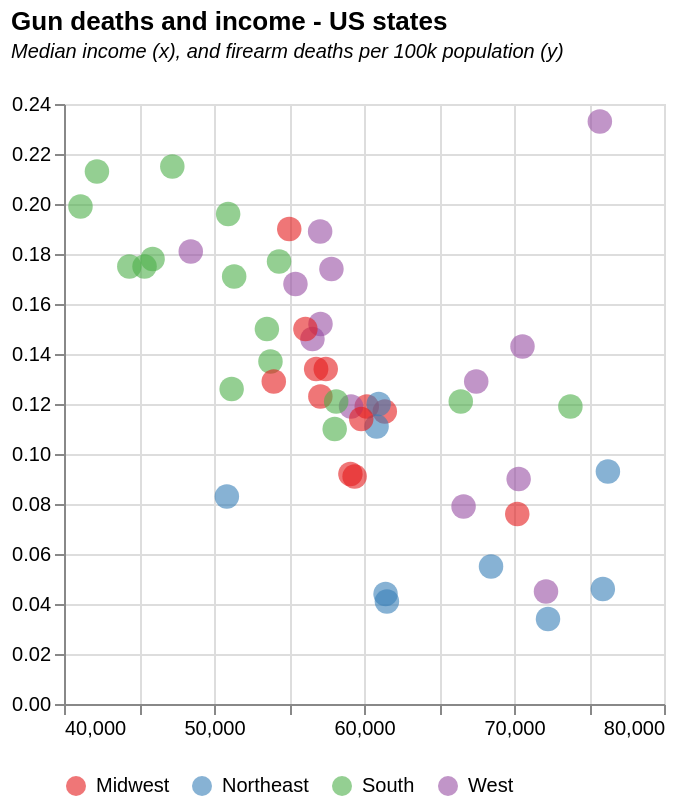

Describe this chart as a Vega-Lite specification.
### Vega-Lite specification from a JSON file in a GitHub repository (floating-point values rounded to 4 significant figures)
{"$schema": "https://vega.github.io/schema/vega-lite/v5.json", "description": "Various US measures state by state", "title": {"text": "Gun deaths and income - US states", "subtitle": ["Median income (x), and firearm deaths per 100k population (y)", ""], "subtitleFontStyle": "italic", "subtitleFontSize": 10, "anchor": "start", "color": "black"}, "data": {"values": [{"State": "Alabama", "StateInitials": "AL", "Gini": "0.472", "DeathRate": "21.5", "Firearms_vs_avg": "1.64700475", "medIncome": "47221", "Income_vs_med": "0.799827233", "ImprisonmentRate": "0.736", "PrisonRate": "1.264604811", "FirearmDeaths": "0.215", "GeographicDivision": "South"}, {"State": "Alaska", "StateInitials": "AK", "Gini": "0.422", "DeathRate": "23.3", "Firearms_vs_avg": "1.784893519", "medIncome": "75723", "Income_vs_med": "1.282592862", "ImprisonmentRate": "0.376", "PrisonRate": "0.64604811", "FirearmDeaths": "0.233", "GeographicDivision": "West"}, {"State": "Arizona", "StateInitials": "AZ", "Gini": "0.455", "DeathRate": "15.2", "Firearms_vs_avg": "1.164394055", "medIncome": "57100", "Income_vs_med": "0.967157303", "ImprisonmentRate": "0.764", "PrisonRate": "1.312714777", "FirearmDeaths": "0.152", "GeographicDivision": "West"}, {"State": "Arkansas", "StateInitials": "AR", "Gini": "0.458", "DeathRate": "17.8", "Firearms_vs_avg": "1.363566723", "medIncome": "45907", "Income_vs_med": "0.777570758", "ImprisonmentRate": "0.763", "PrisonRate": "1.310996564", "FirearmDeaths": "0.178", "GeographicDivision": "South"}, {"State": "California", "StateInitials": "CA", "Gini": "0.471", "DeathRate": "7.9", "Firearms_vs_avg": "0.605178489", "medIncome": "66637", "Income_vs_med": "1.128694592", "ImprisonmentRate": "0.43", "PrisonRate": "0.738831615", "FirearmDeaths": "0.079", "GeographicDivision": "West"}, {"State": "Colorado", "StateInitials": "CO", "Gini": "0.457", "DeathRate": "14.3", "Firearms_vs_avg": "1.095449671", "medIncome": "70566", "Income_vs_med": "1.195243822", "ImprisonmentRate": "0.46", "PrisonRate": "0.790378007", "FirearmDeaths": "0.143", "GeographicDivision": "West"}, {"State": "Connecticut", "StateInitials": "CT", "Gini": "0.486", "DeathRate": "4.6", "Firearms_vs_avg": "0.352382412", "medIncome": "75923", "Income_vs_med": "1.285980454", "ImprisonmentRate": "0.367", "PrisonRate": "0.630584192", "FirearmDeaths": "0.046", "GeographicDivision": "Northeast"}, {"State": "Delaware", "StateInitials": "DE", "Gini": "0.44", "DeathRate": "11", "Firearms_vs_avg": "0.842653593", "medIncome": "58046", "Income_vs_med": "0.983180609", "ImprisonmentRate": "0.544", "PrisonRate": "0.934707904", "FirearmDeaths": "0.11", "GeographicDivision": "South"}, {"State": "Florida", "StateInitials": "FL", "Gini": "0.474", "DeathRate": "12.6", "Firearms_vs_avg": "0.965221388", "medIncome": "51176", "Income_vs_med": "0.86681685", "ImprisonmentRate": "0.601", "PrisonRate": "1.032646048", "FirearmDeaths": "0.126", "GeographicDivision": "South"}, {"State": "Georgia", "StateInitials": "GA", "Gini": "0.468", "DeathRate": "15", "Firearms_vs_avg": "1.149073081", "medIncome": "53527", "Income_vs_med": "0.906637985", "ImprisonmentRate": "0.676", "PrisonRate": "1.161512027", "FirearmDeaths": "0.15", "GeographicDivision": "South"}, {"State": "Hawaii", "StateInitials": "HI", "Gini": "0.433", "DeathRate": "4.5", "Firearms_vs_avg": "0.344721924", "medIncome": "72133", "Income_vs_med": "1.221785599", "ImprisonmentRate": "0.323", "PrisonRate": "0.554982818", "FirearmDeaths": "0.045", "GeographicDivision": "West"}, {"State": "Idaho", "StateInitials": "ID", "Gini": "0.433", "DeathRate": "14.6", "Firearms_vs_avg": "1.118431132", "medIncome": "56564", "Income_vs_med": "0.958078558", "ImprisonmentRate": "0.587", "PrisonRate": "1.008591065", "FirearmDeaths": "0.146", "GeographicDivision": "West"}, {"State": "Illinois", "StateInitials": "IL", "Gini": "0.465", "DeathRate": "11.7", "Firearms_vs_avg": "0.896277003", "medIncome": "61386", "Income_vs_med": "1.039753383", "ImprisonmentRate": "0.442", "PrisonRate": "0.759450172", "FirearmDeaths": "0.117", "GeographicDivision": "Midwest"}, {"State": "Indiana", "StateInitials": "IN", "Gini": "0.44", "DeathRate": "15", "Firearms_vs_avg": "1.149073081", "medIncome": "56094", "Income_vs_med": "0.950117719", "ImprisonmentRate": "0.503", "PrisonRate": "0.864261168", "FirearmDeaths": "0.15", "GeographicDivision": "Midwest"}, {"State": "Iowa", "StateInitials": "IA", "Gini": "0.427", "DeathRate": "9.2", "Firearms_vs_avg": "0.704764823", "medIncome": "59094", "Income_vs_med": "1.000931588", "ImprisonmentRate": "0.373", "PrisonRate": "0.640893471", "FirearmDeaths": "0.092", "GeographicDivision": "Midwest"}, {"State": "Kansas", "StateInitials": "KS", "Gini": "0.445", "DeathRate": "13.4", "Firearms_vs_avg": "1.026505286", "medIncome": "56810", "Income_vs_med": "0.962245295", "ImprisonmentRate": "0.438", "PrisonRate": "0.75257732", "FirearmDeaths": "0.134", "GeographicDivision": "Midwest"}, {"State": "Kentucky", "StateInitials": "KY", "Gini": "0.466", "DeathRate": "17.5", "Firearms_vs_avg": "1.340585261", "medIncome": "45369", "Income_vs_med": "0.768458138", "ImprisonmentRate": "0.67", "PrisonRate": "1.151202749", "FirearmDeaths": "0.175", "GeographicDivision": "South"}, {"State": "Louisiana", "StateInitials": "LA", "Gini": "0.475", "DeathRate": "21.3", "Firearms_vs_avg": "1.631683775", "medIncome": "42196", "Income_vs_med": "0.714714003", "ImprisonmentRate": "0.997", "PrisonRate": "1.713058419", "FirearmDeaths": "0.213", "GeographicDivision": "South"}, {"State": "Maine", "StateInitials": "ME", "Gini": "0.437", "DeathRate": "8.3", "Firearms_vs_avg": "0.635820438", "medIncome": "50856", "Income_vs_med": "0.861396704", "ImprisonmentRate": "0.169", "PrisonRate": "0.290378007", "FirearmDeaths": "0.083", "GeographicDivision": "Northeast"}, {"State": "Maryland", "StateInitials": "MD", "Gini": "0.443", "DeathRate": "11.9", "Firearms_vs_avg": "0.911597978", "medIncome": "73760", "Income_vs_med": "1.249343654", "ImprisonmentRate": "0.424", "PrisonRate": "0.728522337", "FirearmDeaths": "0.119", "GeographicDivision": "South"}, {"State": "Massachusetts", "StateInitials": "MA", "Gini": "0.475", "DeathRate": "3.4", "Firearms_vs_avg": "0.260456565", "medIncome": "72266", "Income_vs_med": "1.224038348", "ImprisonmentRate": "0.195", "PrisonRate": "0.335051546", "FirearmDeaths": "0.034", "GeographicDivision": "Northeast"}, {"State": "Michigan", "StateInitials": "MI", "Gini": "0.451", "DeathRate": "12.3", "Firearms_vs_avg": "0.942239926", "medIncome": "57091", "Income_vs_med": "0.967004861", "ImprisonmentRate": "0.53", "PrisonRate": "0.910652921", "FirearmDeaths": "0.123", "GeographicDivision": "Midwest"}, {"State": "Minnesota", "StateInitials": "MN", "Gini": "0.44", "DeathRate": "7.6", "Firearms_vs_avg": "0.582197028", "medIncome": "70218", "Income_vs_med": "1.189349413", "ImprisonmentRate": "0.249", "PrisonRate": "0.427835052", "FirearmDeaths": "0.076", "GeographicDivision": "Midwest"}, {"State": "Mississippi", "StateInitials": "MS", "Gini": "0.468", "DeathRate": "19.9", "Firearms_vs_avg": "1.524436954", "medIncome": "41099", "Income_vs_med": "0.696133065", "ImprisonmentRate": "0.822", "PrisonRate": "1.412371134", "FirearmDeaths": "0.199", "GeographicDivision": "South"}, {"State": "Missouri", "StateInitials": "MO", "Gini": "0.455", "DeathRate": "19", "Firearms_vs_avg": "1.455492569", "medIncome": "55016", "Income_vs_med": "0.931858602", "ImprisonmentRate": "0.688", "PrisonRate": "1.182130584", "FirearmDeaths": "0.19", "GeographicDivision": "Midwest"}, {"State": "Montana", "StateInitials": "MT", "Gini": "0.435", "DeathRate": "18.9", "Firearms_vs_avg": "1.447832082", "medIncome": "57075", "Income_vs_med": "0.966733854", "ImprisonmentRate": "0.466", "PrisonRate": "0.800687285", "FirearmDeaths": "0.189", "GeographicDivision": "West"}, {"State": "Nebraska", "StateInitials": "NE", "Gini": "0.432", "DeathRate": "9.1", "Firearms_vs_avg": "0.697104336", "medIncome": "59374", "Income_vs_med": "1.005674215", "ImprisonmentRate": "0.364", "PrisonRate": "0.625429553", "FirearmDeaths": "0.091", "GeographicDivision": "Midwest"}, {"State": "Nevada", "StateInitials": "NV", "Gini": "0.448", "DeathRate": "16.8", "Firearms_vs_avg": "1.286961851", "medIncome": "55431", "Income_vs_med": "0.938887854", "ImprisonmentRate": "0.597", "PrisonRate": "1.025773196", "FirearmDeaths": "0.168", "GeographicDivision": "West"}, {"State": "New Hampshire", "StateInitials": "NH", "Gini": "0.425", "DeathRate": "9.3", "Firearms_vs_avg": "0.71242531", "medIncome": "76260", "Income_vs_med": "1.291688545", "ImprisonmentRate": "0.262", "PrisonRate": "0.450171821", "FirearmDeaths": "0.093", "GeographicDivision": "Northeast"}, {"State": "New Jersey", "StateInitials": "NJ", "Gini": "0.464", "DeathRate": "5.5", "Firearms_vs_avg": "0.421326796", "medIncome": "68468", "Income_vs_med": "1.15970799", "ImprisonmentRate": "0.284", "PrisonRate": "0.487972509", "FirearmDeaths": "0.055", "GeographicDivision": "Northeast"}, {"State": "New Mexico", "StateInitials": "NM", "Gini": "0.464", "DeathRate": "18.1", "Firearms_vs_avg": "1.386548184", "medIncome": "48451", "Income_vs_med": "0.820660919", "ImprisonmentRate": "0.438", "PrisonRate": "0.75257732", "FirearmDeaths": "0.181", "GeographicDivision": "West"}, {"State": "New York", "StateInitials": "NY", "Gini": "0.499", "DeathRate": "4.4", "Firearms_vs_avg": "0.337061437", "medIncome": "61437", "Income_vs_med": "1.040617219", "ImprisonmentRate": "0.325", "PrisonRate": "0.558419244", "FirearmDeaths": "0.044", "GeographicDivision": "Northeast"}, {"State": "North Carolina", "StateInitials": "NC", "Gini": "0.464", "DeathRate": "13.7", "Firearms_vs_avg": "1.049486747", "medIncome": "53764", "Income_vs_med": "0.910652281", "ImprisonmentRate": "0.438", "PrisonRate": "0.75257732", "FirearmDeaths": "0.137", "GeographicDivision": "South"}, {"State": "North Dakota", "StateInitials": "ND", "Gini": "0.433", "DeathRate": "11.9", "Firearms_vs_avg": "0.911597978", "medIncome": "60184", "Income_vs_med": "1.01939396", "ImprisonmentRate": "0.306", "PrisonRate": "0.525773196", "FirearmDeaths": "0.119", "GeographicDivision": "Midwest"}, {"State": "Ohio", "StateInitials": "OH", "Gini": "0.452", "DeathRate": "12.9", "Firearms_vs_avg": "0.98820285", "medIncome": "53985", "Income_vs_med": "0.914395569", "ImprisonmentRate": "0.578", "PrisonRate": "0.993127148", "FirearmDeaths": "0.129", "GeographicDivision": "Midwest"}, {"State": "Oklahoma", "StateInitials": "OK", "Gini": "0.454", "DeathRate": "19.6", "Firearms_vs_avg": "1.501455493", "medIncome": "50943", "Income_vs_med": "0.862870306", "ImprisonmentRate": "0.891", "PrisonRate": "1.530927835", "FirearmDeaths": "0.196", "GeographicDivision": "South"}, {"State": "Oregon", "StateInitials": "OR", "Gini": "0.449", "DeathRate": "11.9", "Firearms_vs_avg": "0.911597978", "medIncome": "59135", "Income_vs_med": "1.001626044", "ImprisonmentRate": "0.466", "PrisonRate": "0.800687285", "FirearmDeaths": "0.119", "GeographicDivision": "West"}, {"State": "Pennsylvania", "StateInitials": "PA", "Gini": "0.461", "DeathRate": "12", "Firearms_vs_avg": "0.919258465", "medIncome": "60979", "Income_vs_med": "1.032859635", "ImprisonmentRate": "0.484", "PrisonRate": "0.83161512", "FirearmDeaths": "0.12", "GeographicDivision": "Northeast"}, {"State": "Rhode Island", "StateInitials": "RI", "Gini": "0.467", "DeathRate": "4.1", "Firearms_vs_avg": "0.314079975", "medIncome": "61528", "Income_vs_med": "1.042158573", "ImprisonmentRate": "0.239", "PrisonRate": "0.410652921", "FirearmDeaths": "0.041", "GeographicDivision": "Northeast"}, {"State": "South Carolina", "StateInitials": "SC", "Gini": "0.461", "DeathRate": "17.7", "Firearms_vs_avg": "1.355906236", "medIncome": "54336", "Income_vs_med": "0.920340792", "ImprisonmentRate": "0.524", "PrisonRate": "0.900343643", "FirearmDeaths": "0.177", "GeographicDivision": "South"}, {"State": "South Dakota", "StateInitials": "SD", "Gini": "0.442", "DeathRate": "13.4", "Firearms_vs_avg": "1.026505286", "medIncome": "57450", "Income_vs_med": "0.973085587", "ImprisonmentRate": "0.583", "PrisonRate": "1.001718213", "FirearmDeaths": "0.134", "GeographicDivision": "Midwest"}, {"State": "Tennessee", "StateInitials": "TN", "Gini": "0.468", "DeathRate": "17.1", "Firearms_vs_avg": "1.309943312", "medIncome": "51344", "Income_vs_med": "0.869662427", "ImprisonmentRate": "0.545", "PrisonRate": "0.936426117", "FirearmDeaths": "0.171", "GeographicDivision": "South"}, {"State": "Texas", "StateInitials": "TX", "Gini": "0.469", "DeathRate": "12.1", "Firearms_vs_avg": "0.926918952", "medIncome": "58146", "Income_vs_med": "0.984874405", "ImprisonmentRate": "0.761", "PrisonRate": "1.307560137", "FirearmDeaths": "0.121", "GeographicDivision": "South"}, {"State": "Utah", "StateInitials": "UT", "Gini": "0.419", "DeathRate": "12.9", "Firearms_vs_avg": "0.98820285", "medIncome": "67481", "Income_vs_med": "1.142990227", "ImprisonmentRate": "0.287", "PrisonRate": "0.493127148", "FirearmDeaths": "0.129", "GeographicDivision": "West"}, {"State": "Vermont", "StateInitials": "VT", "Gini": "0.444", "DeathRate": "11.1", "Firearms_vs_avg": "0.85031408", "medIncome": "60837", "Income_vs_med": "1.030454445", "ImprisonmentRate": "0.243", "PrisonRate": "0.417525773", "FirearmDeaths": "0.111", "GeographicDivision": "Northeast"}, {"State": "Virginia", "StateInitials": "VA", "Gini": "0.459", "DeathRate": "12.1", "Firearms_vs_avg": "0.926918952", "medIncome": "66451", "Income_vs_med": "1.125544132", "ImprisonmentRate": "0.576", "PrisonRate": "0.989690722", "FirearmDeaths": "0.121", "GeographicDivision": "South"}, {"State": "Washington", "StateInitials": "WA", "Gini": "0.441", "DeathRate": "9", "Firearms_vs_avg": "0.689443849", "medIncome": "70310", "Income_vs_med": "1.190907705", "ImprisonmentRate": "0.333", "PrisonRate": "0.572164948", "FirearmDeaths": "0.09", "GeographicDivision": "West"}, {"State": "West Virginia", "StateInitials": "WV", "Gini": "0.451", "DeathRate": "17.5", "Firearms_vs_avg": "1.340585261", "medIncome": "44354", "Income_vs_med": "0.751266112", "ImprisonmentRate": "0.492", "PrisonRate": "0.845360825", "FirearmDeaths": "0.175", "GeographicDivision": "South"}, {"State": "Wisconsin", "StateInitials": "WI", "Gini": "0.43", "DeathRate": "11.4", "Firearms_vs_avg": "0.873295542", "medIncome": "59817", "Income_vs_med": "1.01317773", "ImprisonmentRate": "0.492", "PrisonRate": "0.845360825", "FirearmDeaths": "0.114", "GeographicDivision": "Midwest"}, {"State": "Wyoming", "StateInitials": "WY", "Gini": "0.423", "DeathRate": "17.4", "Firearms_vs_avg": "1.332924774", "medIncome": "57829", "Income_vs_med": "0.979505073", "ImprisonmentRate": "0.532", "PrisonRate": "0.914089347", "FirearmDeaths": "0.174", "GeographicDivision": "West"}]}, "mark": {"type": "circle", "size": 150, "color": "rgb(0,67,167)", "opacity": 0.6}, "height": 300, "width": 300, "encoding": {"x": {"field": "medIncome", "type": "quantitative", "scale": {"domain": [40000, 80000]}, "title": null}, "y": {"field": "FirearmDeaths", "type": "quantitative", "title": null}, "color": {"field": "GeographicDivision", "type": "ordinal", "scale": {"scheme": "set1"}, "legend": {"orient": "bottom"}, "title": null}}}
